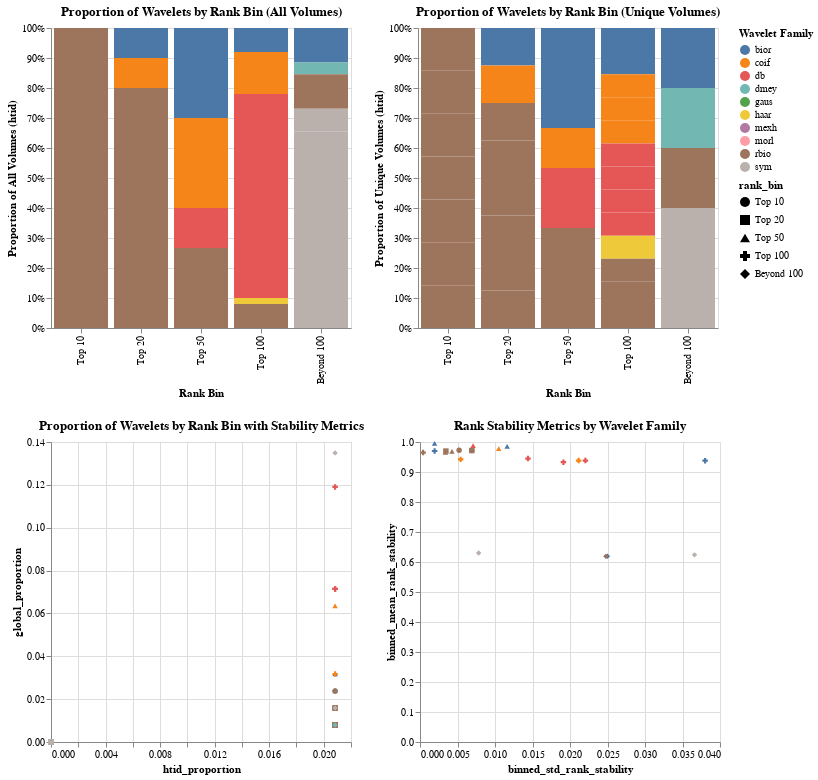

Here is the notebook cell this chart was saved with:
### Code cell
# Add unique htid count and stability metrics to the summary
rank_bin_summary = mode_subset_combined_results_df.groupby(['signal_type', 'wavelet_family', 'wavelet_mode', 'wavelet_level', 'rank_bin']).agg(
    binned_count=('combined_final_wavelet_rank', 'count'),
    binned_unique_htid=('htid', 'nunique'),  # Count of unique volumes (htid)
    binned_mean_rank_stability=('rank_stability', 'mean'),  # Mean rank stability
    binned_std_rank_stability=('rank_stability', 'std')  # Standard deviation of rank stability
).reset_index()

# Calculate proportions
rank_bin_summary['global_proportion'] = rank_bin_summary['binned_count'] / rank_bin_summary['binned_count'].sum()
rank_bin_summary['htid_proportion'] = rank_bin_summary['binned_unique_htid'] / rank_bin_summary['binned_unique_htid'].sum()

# Sort order for consistent visualization
sort_order = ['Top 10', 'Top 20', 'Top 50', 'Top 100', 'Beyond 100']

selection = alt.selection_multi(fields=['wavelet_family'], bind='legend')
# Create a bar chart to include rank stability metrics
global_chart = alt.Chart(rank_bin_summary).mark_bar().encode(
    x=alt.X('rank_bin:N', title='Rank Bin', sort=sort_order),
    y=alt.Y('global_proportion:Q', title='Proportion of All Volumes (htid)', stack='normalize'),
    color=alt.Color('wavelet_family:N', title='Wavelet Family', scale=alt.Scale(scheme='tableau10')),
    tooltip=[
		'signal_type',
        'wavelet_family',
		'wavelet_mode',
		'wavelet_level',
        'rank_bin',
        'binned_count',
        'global_proportion',
        'binned_unique_htid',
        'htid_proportion',
        'binned_mean_rank_stability',
        'binned_std_rank_stability'
    ],
	opacity=alt.condition(selection, alt.value(1), alt.value(0.2))
).add_params(selection).properties(
    title='Proportion of Wavelets by Rank Bin (All Volumes)',
    width=300,
    height=300
)

htid_chart = alt.Chart(rank_bin_summary).mark_bar().encode(
    x=alt.X('rank_bin:N', title='Rank Bin', sort=sort_order),
    y=alt.Y('htid_proportion:Q', title='Proportion of Unique Volumes (htid)', stack='normalize'),
    color=alt.Color('wavelet_family:N', title='Wavelet Family', scale=alt.Scale(scheme='tableau10')),
    tooltip=[
        'signal_type',
        'wavelet_family',
		'wavelet_mode',
		'wavelet_level',
        'rank_bin',
        'binned_count',
        'global_proportion',
        'binned_unique_htid',
        'htid_proportion',
        'binned_mean_rank_stability',
        'binned_std_rank_stability'
    ],
	opacity=alt.condition(selection, alt.value(1), alt.value(0.2))
).add_params(selection).properties(
    title='Proportion of Wavelets by Rank Bin (Unique Volumes)',
    width=300,
    height=300
)

# Scatter plot for rank stability metrics
htid_global_chart = alt.Chart(rank_bin_summary).mark_point(filled=True).encode(
    x='htid_proportion:Q',
    y='global_proportion:Q',
    color='wavelet_family:N',
    tooltip=[
        'signal_type',
        'wavelet_family',
		'wavelet_mode',
		'wavelet_level',
        'rank_bin', 
        'binned_count', 
        'global_proportion', 
        'binned_unique_htid', 
        'htid_proportion', 
        'binned_mean_rank_stability', 
        'binned_std_rank_stability'
    ],
    shape=alt.Shape('rank_bin:N', sort=sort_order),
	opacity=alt.condition(selection, alt.value(1), alt.value(0.2))
).add_params(selection).properties(
    title='Proportion of Wavelets by Rank Bin with Stability Metrics',
    width=300,
    height=300
)

stability_chart = alt.Chart(rank_bin_summary).mark_point(filled=True).encode(
	y='binned_mean_rank_stability:Q',
	x='binned_std_rank_stability:Q',
	color='wavelet_family:N',
	tooltip=[
		'signal_type',
        'wavelet_family',
		'wavelet_mode',
		'wavelet_level',
		'rank_bin',
		'binned_count',
		'global_proportion',
		'binned_unique_htid',
		'htid_proportion',
		'binned_mean_rank_stability',
		'binned_std_rank_stability'
	],
	opacity=alt.condition(selection, alt.value(1), alt.value(0.2)),
	shape=alt.Shape('rank_bin:N', sort=sort_order)
).add_params(selection).properties(
	title='Rank Stability Metrics by Wavelet Family',
	width=300,
	height=300
)

# Combine charts
alt.vconcat(alt.hconcat(global_chart, htid_chart), alt.hconcat(htid_global_chart, stability_chart))

### Figure 1 — Vega-Lite specification as saved in the notebook (floating-point values rounded to 4 significant figures; data arrays with more than 128 entries replaced by an {"elided": "..."} marker saying what was removed)
{"config": {"view": {"continuousWidth": 300, "continuousHeight": 300}}, "vconcat": [{"hconcat": [{"mark": {"type": "bar"}, "encoding": {"color": {"field": "wavelet_family", "scale": {"scheme": "tableau10"}, "title": "Wavelet Family", "type": "nominal"}, "opacity": {"condition": {"param": "param_4", "value": 1}, "value": 0.2}, "tooltip": [{"field": "signal_type", "type": "nominal"}, {"field": "wavelet_family", "type": "nominal"}, {"field": "wavelet_mode", "type": "nominal"}, {"field": "wavelet_level", "type": "quantitative"}, {"field": "rank_bin", "type": "ordinal"}, {"field": "binned_count", "type": "quantitative"}, {"field": "global_proportion", "type": "quantitative"}, {"field": "binned_unique_htid", "type": "quantitative"}, {"field": "htid_proportion", "type": "quantitative"}, {"field": "binned_mean_rank_stability", "type": "quantitative"}, {"field": "binned_std_rank_stability", "type": "quantitative"}], "x": {"field": "rank_bin", "sort": ["Top 10", "Top 20", "Top 50", "Top 100", "Beyond 100"], "title": "Rank Bin", "type": "nominal"}, "y": {"field": "global_proportion", "stack": "normalize", "title": "Proportion of All Volumes (htid)", "type": "quantitative"}}, "height": 300, "name": "view_5", "title": "Proportion of Wavelets by Rank Bin (All Volumes)", "width": 300}, {"mark": {"type": "bar"}, "encoding": {"color": {"field": "wavelet_family", "scale": {"scheme": "tableau10"}, "title": "Wavelet Family", "type": "nominal"}, "opacity": {"condition": {"param": "param_4", "value": 1}, "value": 0.2}, "tooltip": [{"field": "signal_type", "type": "nominal"}, {"field": "wavelet_family", "type": "nominal"}, {"field": "wavelet_mode", "type": "nominal"}, {"field": "wavelet_level", "type": "quantitative"}, {"field": "rank_bin", "type": "ordinal"}, {"field": "binned_count", "type": "quantitative"}, {"field": "global_proportion", "type": "quantitative"}, {"field": "binned_unique_htid", "type": "quantitative"}, {"field": "htid_proportion", "type": "quantitative"}, {"field": "binned_mean_rank_stability", "type": "quantitative"}, {"field": "binned_std_rank_stability", "type": "quantitative"}], "x": {"field": "rank_bin", "sort": ["Top 10", "Top 20", "Top 50", "Top 100", "Beyond 100"], "title": "Rank Bin", "type": "nominal"}, "y": {"field": "htid_proportion", "stack": "normalize", "title": "Proportion of Unique Volumes (htid)", "type": "quantitative"}}, "height": 300, "name": "view_6", "title": "Proportion of Wavelets by Rank Bin (Unique Volumes)", "width": 300}]}, {"hconcat": [{"mark": {"type": "point", "filled": true}, "encoding": {"color": {"field": "wavelet_family", "type": "nominal"}, "opacity": {"condition": {"param": "param_4", "value": 1}, "value": 0.2}, "shape": {"field": "rank_bin", "sort": ["Top 10", "Top 20", "Top 50", "Top 100", "Beyond 100"], "type": "nominal"}, "tooltip": [{"field": "signal_type", "type": "nominal"}, {"field": "wavelet_family", "type": "nominal"}, {"field": "wavelet_mode", "type": "nominal"}, {"field": "wavelet_level", "type": "quantitative"}, {"field": "rank_bin", "type": "ordinal"}, {"field": "binned_count", "type": "quantitative"}, {"field": "global_proportion", "type": "quantitative"}, {"field": "binned_unique_htid", "type": "quantitative"}, {"field": "htid_proportion", "type": "quantitative"}, {"field": "binned_mean_rank_stability", "type": "quantitative"}, {"field": "binned_std_rank_stability", "type": "quantitative"}], "x": {"field": "htid_proportion", "type": "quantitative"}, "y": {"field": "global_proportion", "type": "quantitative"}}, "height": 300, "name": "view_7", "title": "Proportion of Wavelets by Rank Bin with Stability Metrics", "width": 300}, {"mark": {"type": "point", "filled": true}, "encoding": {"color": {"field": "wavelet_family", "type": "nominal"}, "opacity": {"condition": {"param": "param_4", "value": 1}, "value": 0.2}, "shape": {"field": "rank_bin", "sort": ["Top 10", "Top 20", "Top 50", "Top 100", "Beyond 100"], "type": "nominal"}, "tooltip": [{"field": "signal_type", "type": "nominal"}, {"field": "wavelet_family", "type": "nominal"}, {"field": "wavelet_mode", "type": "nominal"}, {"field": "wavelet_level", "type": "quantitative"}, {"field": "rank_bin", "type": "ordinal"}, {"field": "binned_count", "type": "quantitative"}, {"field": "global_proportion", "type": "quantitative"}, {"field": "binned_unique_htid", "type": "quantitative"}, {"field": "htid_proportion", "type": "quantitative"}, {"field": "binned_mean_rank_stability", "type": "quantitative"}, {"field": "binned_std_rank_stability", "type": "quantitative"}], "x": {"field": "binned_std_rank_stability", "type": "quantitative"}, "y": {"field": "binned_mean_rank_stability", "type": "quantitative"}}, "height": 300, "name": "view_8", "title": "Rank Stability Metrics by Wavelet Family", "width": 300}]}], "data": {"name": "data-1c2f604a8db2c9c813e0e76c1b86979e"}, "params": [{"name": "param_4", "select": {"type": "point", "fields": ["wavelet_family"]}, "bind": "legend", "views": ["view_5", "view_6", "view_7", "view_8"]}], "$schema": "https://vega.github.io/schema/vega-lite/v5.8.0.json", "datasets": {"data-1c2f604a8db2c9c813e0e76c1b86979e": {"elided": "900 records"}}}
